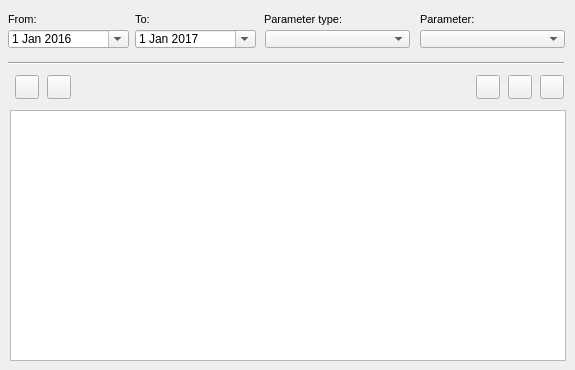
    <widget class="QWidget" name="tab_21">
     <attribute name="title">
      <string>O&amp;&amp;M</string>
     </attribute>
     <widget class="QComboBox" name="event_id">
      <property name="geometry">
       <rect>
        <x>420</x>
        <y>30</y>
        <width>145</width>
        <height>18</height>
       </rect>
      </property>
     </widget>
     <widget class="QDateEdit" name="date_event_to">
      <property name="geometry">
       <rect>
        <x>135</x>
        <y>30</y>
        <width>121</width>
        <height>18</height>
       </rect>
      </property>
      <property name="date">
       <date>
        <year>2017</year>
        <month>1</month>
        <day>1</day>
       </date>
      </property>
      <property name="calendarPopup">
       <bool>true</bool>
      </property>
     </widget>
     <widget class="QLabel" name="label_data_event_from">
      <property name="geometry">
       <rect>
        <x>8</x>
        <y>8</y>
        <width>90</width>
        <height>22</height>
       </rect>
      </property>
      <property name="font">
       <font>
        <pointsize>8</pointsize>
       </font>
      </property>
      <property name="frameShape">
       <enum>QFrame::NoFrame</enum>
      </property>
      <property name="frameShadow">
       <enum>QFrame::Plain</enum>
      </property>
      <property name="text">
       <string>From:</string>
      </property>
      <property name="textFormat">
       <enum>Qt::AutoText</enum>
      </property>
      <property name="scaledContents">
       <bool>false</bool>
      </property>
      <property name="alignment">
       <set>Qt::AlignLeading|Qt::AlignLeft|Qt::AlignVCenter</set>
      </property>
      <property name="margin">
       <number>3</number>
      </property>
     </widget>
     <widget class="Line" name="line_9">
      <property name="geometry">
       <rect>
        <x>8</x>
        <y>55</y>
        <width>556</width>
        <height>16</height>
       </rect>
      </property>
      <property name="orientation">
       <enum>Qt::Horizontal</enum>
      </property>
     </widget>
     <widget class="QLabel" name="label_event_parameter">
      <property name="geometry">
       <rect>
        <x>420</x>
        <y>8</y>
        <width>91</width>
        <height>22</height>
       </rect>
      </property>
      <property name="font">
       <font>
        <pointsize>8</pointsize>
       </font>
      </property>
      <property name="frameShape">
       <enum>QFrame::NoFrame</enum>
      </property>
      <property name="frameShadow">
       <enum>QFrame::Raised</enum>
      </property>
      <property name="text">
       <string>Parameter:</string>
      </property>
      <property name="textFormat">
       <enum>Qt::AutoText</enum>
      </property>
      <property name="scaledContents">
       <bool>false</bool>
      </property>
      <property name="margin">
       <number>3</number>
      </property>
     </widget>
     <widget class="QComboBox" name="event_type">
      <property name="geometry">
       <rect>
        <x>265</x>
        <y>30</y>
        <width>145</width>
        <height>18</height>
       </rect>
      </property>
     </widget>
     <widget class="QLabel" name="label_event_parameter_type">
      <property name="geometry">
       <rect>
        <x>264</x>
        <y>8</y>
        <width>93</width>
        <height>22</height>
       </rect>
      </property>
      <property name="font">
       <font>
        <pointsize>8</pointsize>
       </font>
      </property>
      <property name="layoutDirection">
       <enum>Qt::LeftToRight</enum>
      </property>
      <property name="frameShape">
       <enum>QFrame::NoFrame</enum>
      </property>
      <property name="frameShadow">
       <enum>QFrame::Raised</enum>
      </property>
      <property name="text">
       <string>Parameter type:</string>
      </property>
      <property name="textFormat">
       <enum>Qt::AutoText</enum>
      </property>
      <property name="scaledContents">
       <bool>false</bool>
      </property>
      <property name="margin">
       <number>3</number>
      </property>
     </widget>
     <widget class="QTableView" name="tbl_event_arc">
      <property name="geometry">
       <rect>
        <x>10</x>
        <y>110</y>
        <width>556</width>
        <height>251</height>
       </rect>
      </property>
      <property name="sortingEnabled">
       <bool>true</bool>
      </property>
     </widget>
     <widget class="QDateEdit" name="date_event_from">
      <property name="geometry">
       <rect>
        <x>8</x>
        <y>30</y>
        <width>121</width>
        <height>18</height>
       </rect>
      </property>
      <property name="date">
       <date>
        <year>2016</year>
        <month>1</month>
        <day>1</day>
       </date>
      </property>
      <property name="calendarPopup">
       <bool>true</bool>
      </property>
     </widget>
     <widget class="QLabel" name="label_data_event_to">
      <property name="geometry">
       <rect>
        <x>135</x>
        <y>8</y>
        <width>31</width>
        <height>22</height>
       </rect>
      </property>
      <property name="font">
       <font>
        <pointsize>8</pointsize>
       </font>
      </property>
      <property name="frameShape">
       <enum>QFrame::NoFrame</enum>
      </property>
      <property name="frameShadow">
       <enum>QFrame::Raised</enum>
      </property>
      <property name="text">
       <string>To:</string>
      </property>
      <property name="textFormat">
       <enum>Qt::AutoText</enum>
      </property>
      <property name="scaledContents">
       <bool>false</bool>
      </property>
      <property name="margin">
       <number>3</number>
      </property>
     </widget>
     <widget class="QPushButton" name="btn_open_gallery">
      <property name="geometry">
       <rect>
        <x>476</x>
        <y>75</y>
        <width>24</width>
        <height>24</height>
       </rect>
      </property>
      <property name="text">
       <string/>
      </property>
      <property name="icon">
       <iconset>
        <normaloff>../icons/136b.png</normaloff>../icons/136b.png</iconset>
      </property>
      <property name="iconSize">
       <size>
        <width>22</width>
        <height>22</height>
       </size>
      </property>
     </widget>
     <widget class="QPushButton" name="btn_open_visit">
      <property name="geometry">
       <rect>
        <x>15</x>
        <y>75</y>
        <width>24</width>
        <height>24</height>
       </rect>
      </property>
      <property name="text">
       <string/>
      </property>
      <property name="icon">
       <iconset>
        <normaloff>../icons/65b.png</normaloff>../icons/65b.png</iconset>
      </property>
      <property name="iconSize">
       <size>
        <width>22</width>
        <height>22</height>
       </size>
      </property>
     </widget>
     <widget class="QPushButton" name="btn_new_visit">
      <property name="geometry">
       <rect>
        <x>47</x>
        <y>75</y>
        <width>24</width>
        <height>24</height>
       </rect>
      </property>
      <property name="text">
       <string/>
      </property>
      <property name="icon">
       <iconset>
        <normaloff>../icons/64b.png</normaloff>../icons/64b.png</iconset>
      </property>
      <property name="iconSize">
       <size>
        <width>22</width>
        <height>22</height>
       </size>
      </property>
     </widget>
     <widget class="QPushButton" name="btn_open_visit_event">
      <property name="geometry">
       <rect>
        <x>540</x>
        <y>75</y>
        <width>24</width>
        <height>24</height>
       </rect>
      </property>
      <property name="text">
       <string/>
      </property>
      <property name="icon">
       <iconset>
        <normaloff>../icons/134b.png</normaloff>../icons/134b.png</iconset>
      </property>
      <property name="iconSize">
       <size>
        <width>22</width>
        <height>22</height>
       </size>
      </property>
     </widget>
     <widget class="QPushButton" name="btn_open_visit_doc">
      <property name="geometry">
       <rect>
        <x>508</x>
        <y>75</y>
        <width>24</width>
        <height>24</height>
       </rect>
      </property>
      <property name="text">
       <string/>
      </property>
      <property name="icon">
       <iconset>
        <normaloff>../icons/170b.png</normaloff>../icons/170b.png</iconset>
      </property>
      <property name="iconSize">
       <size>
        <width>22</width>
        <height>22</height>
       </size>
      </property>
     </widget>
    </widget>
